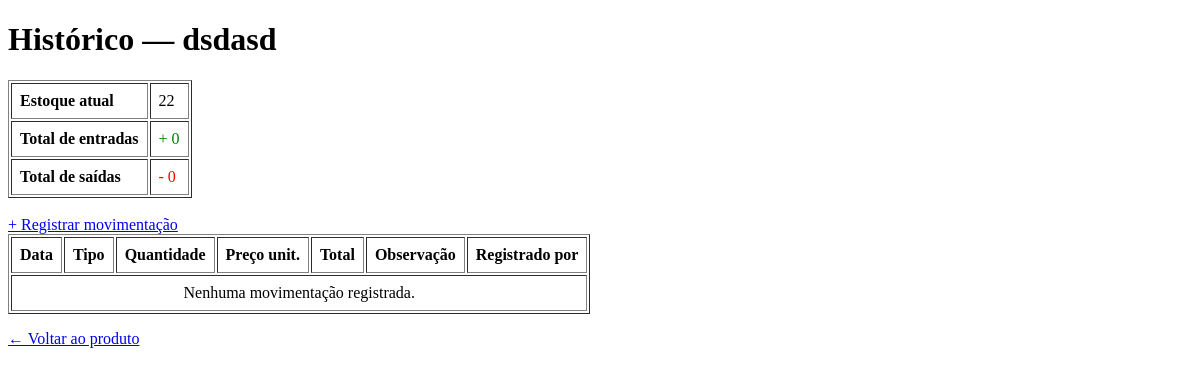
The page /movimentacoes/produto/5 (signed in) on the database as committed earlier.
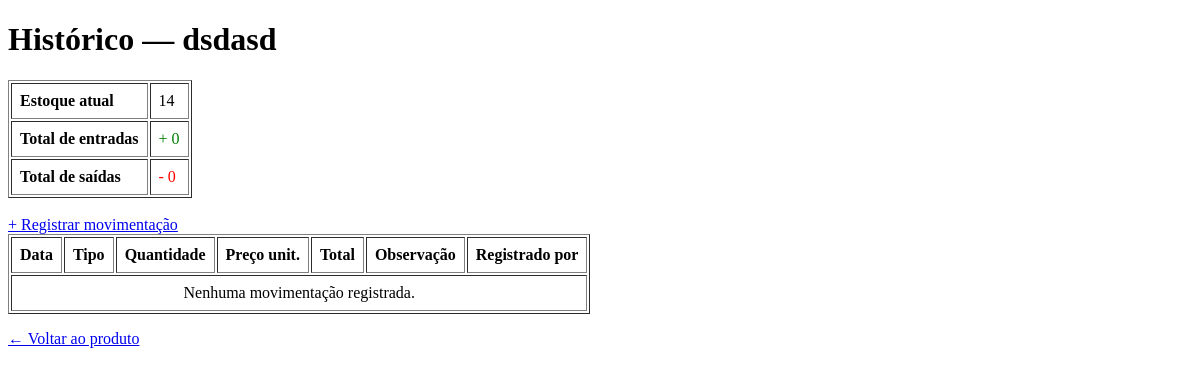
The same page on the database as committed later.
### app/models/produto.py (models this page shows, shortened)
class Produto(Base):
    __tablename__ = "produtos"
    id = Column(Integer, primary_key=True, autoincrement=True, index=True)
    nome = Column(String(150), nullable=False, index=True)
    preco = Column(Float, nullable=False, default=0.0)
    estoque_atual = Column(Integer, nullable=False, default=0)
    ativo = Column(Boolean, default=True)
    imagem_path = Column(String(255), nullable=True)
    categoria_id = Column(Integer, ForeignKey("categorias.id", ondelete="SET NULL"), nullable=True )
    categoria = relationship("Categoria", back_populates="produtos")

### app/controllers/movimentacao_controller.py (the view)
@router.get("/produto/{produto_id}")
def historico_produto(
    produto_id: int,
    request: Request,
    db: Session = Depends(get_db),
    usuario = Depends(get_usuario_logado)
):
    produto = db.query(Produto).filter(Produto.id == produto_id).first()
    if not produto:
        return RedirectResponse(url="/produtos", status_code=302)
    movimentacoes = (
        db.query(Movimentacao)
        .filter(Movimentacao.produto_id == produto_id)
        .order_by(Movimentacao.criado_em.desc())
        .all()
    )
    total_entradas = sum(
        m.quantidade for m in movimentacoes
        if m.tipo == TipoMovimentacao.ENTRADA
    )
    total_saidas = sum(
        m.quantidade for m in movimentacoes
        if m.tipo == TipoMovimentacao.SAIDA
    )
    return templates.TemplateResponse(
        request,
        "movimentacoes/historico.html",
        {
            "request":        request,
            "usuario":        usuario,
            "produto":        produto,
            "movimentacoes":  movimentacoes,
            "total_entradas": total_entradas,
            "total_saidas":   total_saidas,
        }
    )

### app/templates/movimentacoes/historico.html (shortened to what this page needs)
<!DOCTYPE html>
<html lang="pt-br">
<head>
</head>
<body>
    <h1>Histórico — {{ produto.nome }}</h1>
    <table border="1" cellpadding="8">
        <tr>
            <td><strong>Estoque atual</strong></td>
            <td>{{ produto.estoque_atual }}</td>
        </tr>
        <tr>
            <td><strong>Total de entradas</strong></td>
            <td style="color:green">+ {{ total_entradas }}</td>
        </tr>
        <tr>
            <td><strong>Total de saídas</strong></td>
            <td style="color:red">- {{ total_saidas }}</td>
        </tr>
    </table>
    <br>
    <a href="/movimentacoes/nova?produto_id={{ produto.id }}">
        + Registrar movimentação
    </a>
    <table border="1" cellpadding="8">
        <thead>
            <tr>
                <th>Data</th>
                <th>Tipo</th>
                <th>Quantidade</th>
                <th>Preço unit.</th>
                <th>Total</th>
                <th>Observação</th>
                <th>Registrado por</th>
            </tr>
        </thead>
        <tbody>
            {% if not movimentacoes %}
            <tr>
                <td colspan="7" style="text-align:center">
                    Nenhuma movimentação registrada.
                </td>
            </tr>
            {% endif %}
        </tbody>
    </table>
    <p>
        <a href="/produtos/{{ produto.id }}">← Voltar ao produto</a>
    </p>
</body>
</html>

Rows that differ between the two databases and show on the page:
changed Produto "dsdasd": estoque_atual "22" → "14"
